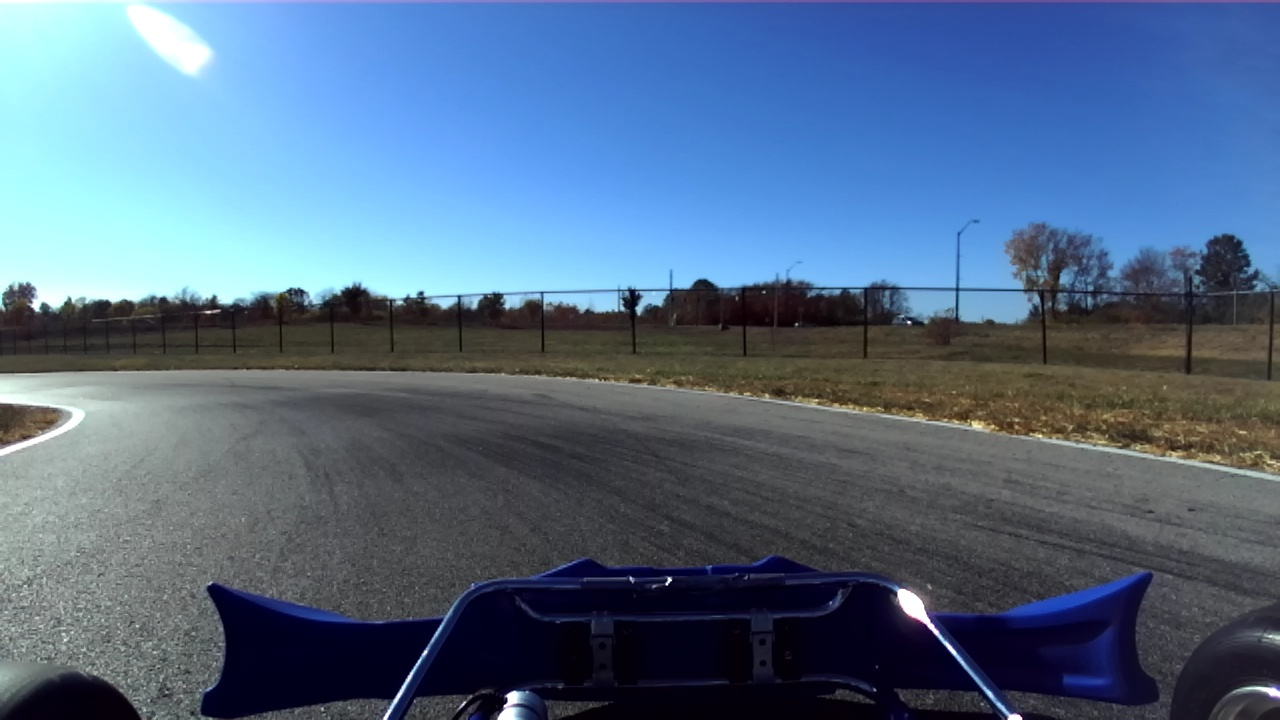
#> input picture images/img (1037).jpg, 1280 x 720 px, given in place of the camera
$ python test.py   (older library calls are emulated)
#> lines starting #> are read from the running program, lines starting #| are printed output that depends on the picture; after the words box and inside, x2 and y2 are one past the last pixel; in counts of white or black regions, pixels touching at a corner belong together
#> further down, img is the input picture: shape (720, 1280, 3); mean B, G, R 134.3, 107.3, 83.6
### parts/lane_detect.py
import cv2
import numpy as np
from math import factorial

class LaneDetect():
    def __init__(self):
        self.blockSizeGaus = 117
        self.constantGaus = -17
        self.closing_iterations = 1
        self.kernel_size = 3
        self.waitTime = 0
        # self.img_count = 0
        self.crop_top = 350
        self.crop_bottom = 550
        # self.image = inImage
        # self.depth = inDepth

    def normalize_path_length(self, points):
            """
            Returns a list of the normalized path length of the points.
            """
            path_length = [0]
            x, y = points[:,0], points[:,1]

            # calculate the path length
            for i in range(1, len(points)):
                path_length.append(np.sqrt((x[i] - x[i - 1])**2 + (y[i] - y[i - 1])**2) + path_length[i - 1])

            # normalize the path length
            # computes the percentage of path length at each point
            pct_len = []
            for i in range(len(path_length)):
                if (path_length[i] == 0):
                    pct_len.append(0.01)
                    continue
                pct_len.append(path_length[i] / path_length[-1])

            return pct_len

    def get_bezier(self, points):
        """
        Returns the control points of a bezier curve.
        """
        num_points = len(points)

        x, y = points[:,0], points[:,1]

        # bezier matrix for a cubic curve
        bezier_matrix = np.array([[-1, 3, -3, 1,], [3, -6, 3, 0], [-3, 3, 0, 0], [1, 0, 0, 0]])
        bezier_inverse = np.linalg.inv(bezier_matrix)

        normalized_length = self.normalize_path_length(points)

        points_matrix = np.zeros((num_points, 4))

        for i in range(num_points):
            points_matrix[i] = [normalized_length[i]**3, normalized_length[i]**2, normalized_length[i], 1]

        points_transpose = points_matrix.transpose()
        square_points = np.matmul(points_transpose, points_matrix)

        square_inverse = np.zeros_like(square_points)

        if (np.linalg.det(square_points) == 0):
            print("Uninvertible matrix")
            square_inverse = np.linalg.pinv(square_points)
        else:
            square_inverse = np.linalg.inv(square_points)

        # solve for the solution matrix
        solution = np.matmul(np.matmul(bezier_inverse, square_inverse), points_transpose)

        # solve for the control points
        control_points_x = np.matmul(solution, x)
        control_points_y = np.matmul(solution, y)

        return list(zip(control_points_x, control_points_y))

    def comb(self, n, k):
        """
        Returns the combination of n choose k.
        """
        return factorial(n) / factorial(k) / factorial(n - k)

    def plot_bezier(self, t, cp):
        """
        Plots a bezier curve.
        t is the time values for the curve.
        cp is the control points of the curve.
        return is a tuple of the x and y values of the curve.
        """
        cp = np.array(cp)
        num_points, d = np.shape(cp)   # Number of points, Dimension of points
        num_points = num_points - 1
        curve = np.zeros((len(t), d))

        for i in range(num_points+1):
            # Bernstein polynomial
            val = self.comb(num_points,i) * t**i * (1.0-t)**(num_points-i)
            curve += np.outer(val, cp[i])

        return curve

    def get_bezier_curve(self, contour, x_shift):
        contour_points = np.transpose(np.nonzero(contour))[0::8]
        control_points = np.array(self.get_bezier(contour_points))
        t = np.linspace(0, 1, 40)
        curve = self.plot_bezier(t, control_points)
        curve = np.flip(curve, axis=1)
        curve[:,0] += x_shift
        return curve

    # [32 lines left out: functions draw_bezier_curve, get_midpoint_control, not called in this run]


    def find_two_largest_contours(self, contours):
        """
        Returns the two largest contours in the list of contours.
        """
        largest_contours = sorted(contours, key=cv2.contourArea, reverse=True)[:2]
        return largest_contours

    def crop_to_contour(self, img, contour):
        """
        Returns an image cropped to the contour.
        """
        x,y,w,h = cv2.boundingRect(contour)
        rect = np.intp(cv2.boxPoints(cv2.minAreaRect(contour)))
        crop = img[y:y+h, x:x+w]
        mask = np.zeros_like(crop)
        rect = rect - np.array([x, y])
        cv2.drawContours(mask,[rect], 0, 255, -1)
        # cv2.imshow("mask", mask)
        return cv2.bitwise_and(crop, mask)
    def kernelx(self, x):
        """
        Returns a square kernel of size x by x.
        """
        return np.ones((x,x),np.uint8)

    def gaussian_threshold(self, img, blockSize, constant):
        """
        Returns an image thresholded using adaptive gaussian thresholding.
        """
        return cv2.adaptiveThreshold(img,255,cv2.ADAPTIVE_THRESH_GAUSSIAN_C,\
                    cv2.THRESH_BINARY,blockSize,constant)

    def crop_image_top(self, img):
        """
        Returns an image cropped from the top.
        """
        rows, cols = img.shape[:2]
        return img[self.crop_top:self.crop_bottom, 0:cols]

    # [12 lines left out: function convert_to_real, not called in this run]

    def run(self, in_image_rgb, in_image_depth, in_img_params):
        # img_normal = cv2.imread(f'imgs/img_{self.img_count}.jpg')
        # img_normal = self.conn.root.get_rgb_frame()
#> called with in_image_depth = 0, in_img_params = 0
        img_normal = in_image_rgb
        # img_depth = self.conn.root.get_depth_frame()
        img_depth = in_image_depth
        img_params = in_img_params

        # cv2.imshow("first img normal", img_normal)
        img = cv2.cvtColor(img_normal, cv2.COLOR_BGR2GRAY)
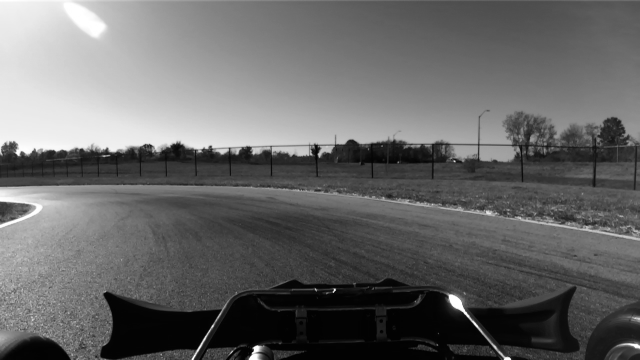
#> img: shape (720, 1280) (shown at 1/2 size); min 1, max 255, mean 103.2
        #img = cv2.medianBlur(img,5)

        # Crop image to reduce value range and remove sky/background
        cropped_image = self.crop_image_top(img)
        # cv2.imshow("cropped", cropped_image)
        img_normal = cv2.cvtColor(img_normal, cv2.COLOR_BGR2RGB)
        # Gaussian Thresholding
        gaussian = self.gaussian_threshold(cropped_image, self.blockSizeGaus, self.constantGaus)

        opening = cv2.morphologyEx(gaussian,cv2.MORPH_OPEN, self.kernelx(self.kernel_size), iterations = self.closing_iterations)
#> opening: shape (200, 1280); 6.7% white; 63 white regions (34 under 20 px), largest, box (x1, y1, x2, y2) and area: (0, 20, 750, 107) 11786, (1018, 83, 1280, 131) 1811, (752, 44, 995, 83) 1526
        openclose = cv2.morphologyEx(opening, cv2.MORPH_CLOSE, self.kernelx(self.kernel_size), iterations = self.closing_iterations)
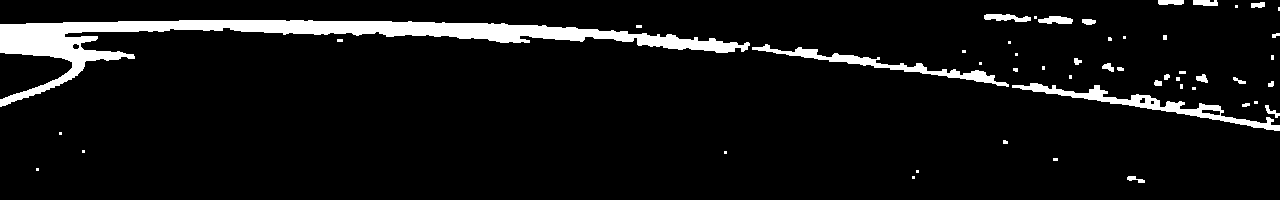
#> openclose: shape (200, 1280); 6.8% white; 50 white regions (27 under 20 px), largest, box (x1, y1, x2, y2) and area: (0, 20, 750, 107) 11966, (1012, 83, 1280, 131) 2080, (752, 44, 1009, 87) 1636


        linesP2 = cv2.HoughLinesP(openclose, 1, np.pi / 180, 50, None, minLineLength=60, maxLineGap=40)
#> linesP2 = 77 rows, first 6: [0, 24, 675, 36], [0, 25, 714, 38], [63, 22, 627, 32], [241, 31, 715, 40], [26, 23, 671, 34], [746, 42, 1279, 127]
        lines = np.zeros_like(openclose) #cv2.cvtColor(np.zeros_like(openclose), cv2.COLOR_GRAY2BGR)

        if linesP2 is not None:
            for i in range(0, len(linesP2)):
                l = linesP2[i][0]
                cv2.line(lines, (l[0], l[1]), (l[2], l[3]), (255, 255, 255), 3, cv2.LINE_AA)
#> this loop made 77 passes

        special_kernel = np.array([[0, 1, 1, 1, 0], [0, 1, 1, 1, 0], [0, 1, 1, 1, 0], [0, 1, 1, 1, 0], [0, 1, 1, 1, 0]], np.uint8)

        ret, lines = cv2.threshold(lines, 127, 255, cv2.THRESH_BINARY)
#> lines: shape (200, 1280); 10.2% white; 5 white regions, box (x1, y1, x2, y2) and area: (0, 18, 1280, 131) 23023, (982, 12, 1098, 27) 1047, (1162, 72, 1275, 89) 741, (1156, 0, 1280, 10) 731, (1072, 56, 1185, 90) 618
        lines = cv2.dilate(lines, special_kernel, iterations = 1)
#> lines: shape (200, 1280); 13.3% white; 4 white regions, box (x1, y1, x2, y2) and area: (0, 16, 1280, 133) 29077, (1071, 54, 1276, 92) 2363, (981, 10, 1099, 29) 1551, (1155, 0, 1280, 12) 1101
        lines_dilated = cv2.bitwise_or(lines, openclose)
#> lines_dilated: shape (200, 1280); 13.5% white; 31 white regions (22 under 20 px), largest, box (x1, y1, x2, y2) and area: (0, 16, 1280, 133) 29095, (1071, 54, 1276, 92) 2370, (981, 10, 1099, 29) 1551
        # cv2.imshow("OpenCLoselines", lines)

        open_open = cv2.morphologyEx(lines_dilated, cv2.MORPH_OPEN, self.kernelx(3), iterations = 2)
#> open_open: shape (200, 1280); 13.3% white; 4 white regions, box (x1, y1, x2, y2) and area: (0, 16, 1280, 133) 29091, (1071, 54, 1276, 92) 2370, (981, 10, 1099, 29) 1551, (1155, 0, 1280, 12) 1101
        # cv2.imshow("OpenOpen", open_open)

        sobel1 = cv2.Sobel(open_open, cv2.CV_8UC1, 1, 0, ksize=3)
#> sobel1: shape (200, 1280); 0.51% white in thin lines or dots, all inside (x1, y1, x2, y2) = (1, 0, 1275, 134)

        contours_open_open,_ = cv2.findContours(open_open, cv2.RETR_EXTERNAL, cv2.CHAIN_APPROX_NONE)
#> contours_open_open = 4 contours; box (x1, y1, x2, y2) and area: (0, 16, 1280, 133) 27657, (1071, 54, 1276, 92) 2148, (981, 10, 1099, 29) 1427, (1155, 0, 1280, 12) 970
        # cpy_img = cropped_image.copy()

        if len(contours_open_open) >= 1:
            cv2.drawContours(cropped_image, contours_open_open, -1, (0,255,0), 5)
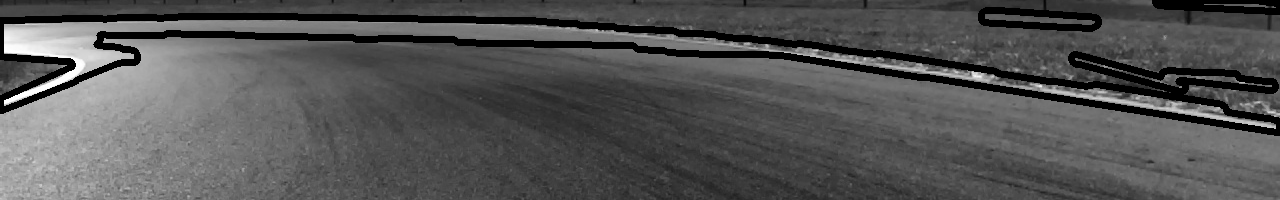
#> cropped_image: shape (200, 1280); min 0, max 255, mean 84.3
            for contour in contours_open_open:
                #print(cv2.contourArea(contour))
                x,y,w,h = cv2.boundingRect(contour)
                #print("X: " , x , "\tY: ", y, "\tW: " , w ,"\tH: ", h)
                cv2.rectangle(cropped_image, (x,y), (x+w,y+h), (0,0,255), 1)

                centroid, dimensions, angle = cv2.minAreaRect(contour)
#> this loop made 4 passes
#> (x, y, w, h, centroid, dimensions, angle) on passes 1 to 4: (1071, 54, 205, 38, (1172.3, 77.79), (24.64, 206.4), -83.19), (0, 16, 1280, 117, (639.6, 71.43), (99.22, 1280.7), -89.01), (981, 10, 118, 19, (1039.5, 19.03), (13.86, 117.4), -86.63), (1155, 0, 125, 12, (1217.1, 3.39), (10.65, 124.4), -87.27)
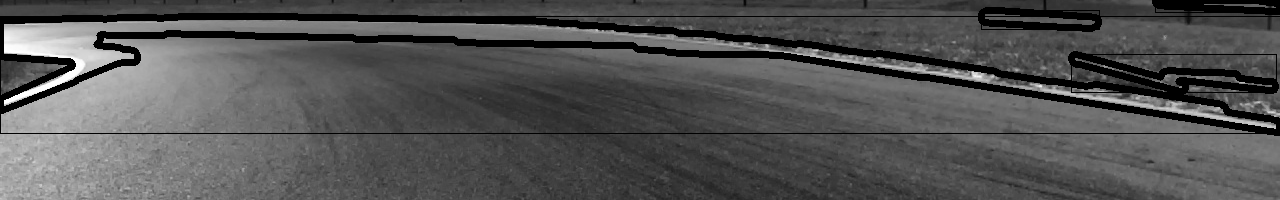
#> cropped_image: shape (200, 1280); 1.03% of pixels changed, all inside (x1, y1, x2, y2) = (0, 8, 1280, 134)
                # [5 lines of commented-out code are left out]

        largest = self.find_two_largest_contours(contours_open_open)
#> in find_two_largest_contours, `largest_contours = sorted(contours, key=cv2.contourArea, reverse=True)..`: largest_contours = 2 contours; box (x1, y1, x2, y2) and area: (0, 16, 1280, 133) 27657, (1071, 54, 1276, 92) 2148
#> largest has the same summary as largest_contours in find_two_largest_contours

        if len(largest) == 0:
            return np.array([0,0]), img_normal

        contour1 = self.crop_to_contour(sobel1, largest[0])
#> in crop_to_contour, `x,y,w,h = cv2.boundingRect(contour)`: x = 0; y = 16; w = 1280; h = 117
#> in crop_to_contour, `rect = np.intp(cv2.boxPoints(cv2.minAreaRect(contour)))`: rect = [[1278, 132], [-1, 109], [0, 10], [1280, 32]]
#> in crop_to_contour, `crop = img[y:y+h, x:x+w]`:
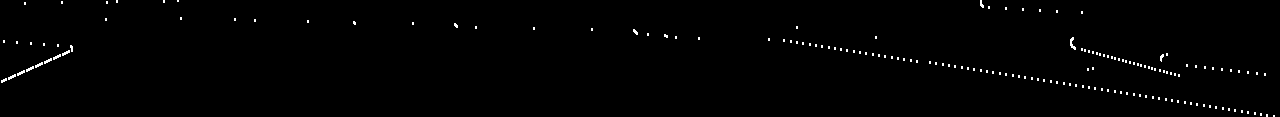
#> crop: shape (117, 1280); 0.82% white in thin lines or dots
#> in crop_to_contour, `rect = rect - np.array([x, y])`: rect = [[1278, 116], [-1, 93], [0, -6], [1280, 16]]
#> in crop_to_contour, `cv2.drawContours(mask,[rect], 0, 255, -1)`:
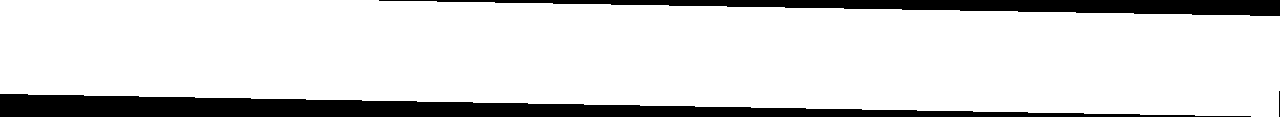
#> mask: shape (117, 1280); 85.2% white; 3 black regions, box (x1, y1, x2, y2) and area: (0, 94, 1251, 117) 14709, (379, 0, 1280, 16) 7448, (1279, 91, 1280, 117) 26
        if len(largest) == 1:
            print("Only one contour")
            curve1 = self.get_bezier_curve(contour1, cv2.boundingRect(largest[0])[0])
            return curve1, img_normal

        contour2 = self.crop_to_contour(sobel1, largest[1])
#> in crop_to_contour (call 2), `x,y,w,h = cv2.boundingRect(contour)`: x = 1071; y = 54; w = 205; h = 38
#> in crop_to_contour (call 2), `rect = np.intp(cv2.boxPoints(cv2.minAreaRect(contour)))`: rect = [[1273, 102], [1068, 77], [1071, 53], [1276, 77]]
#> in crop_to_contour (call 2), `rect = rect - np.array([x, y])`: rect = [[202, 48], [-3, 23], [0, -1], [205, 23]]
#> in crop_to_contour (call 2), `return cv2.bitwise_and(crop, mask)`:
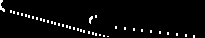
#> returned value: shape (38, 205); 3.4% white in thin lines or dots

        curve1 = self.get_bezier_curve(contour1, cv2.boundingRect(largest[0])[0])
#> in get_bezier_curve, `contour_points = np.transpose(np.nonzero(contour))[0::8]`: contour_points = 147 pairs, first value 0 to 116, second value 2 to 1267
#> in get_bezier, `num_points = len(points)`: num_points = 147
#> in get_bezier, `x, y = points[:,0], points[:,1]`: x = 147 values from 0 to 116; y = 147 values, max 1267 at index 145, min 2 at index 119, mean 761.6
#> in normalize_path_length, `x, y = points[:,0], points[:,1]`: x = 147 values from 0 to 116
#> the loop in normalize_path_length, `for i in range(1, len(points)):` made 146 passes
#> after the loop in normalize_path_length, `for i in range(1, len(points)):`: path_length = 147 values from 0 to 64587.9
#> the loop in normalize_path_length, `for i in range(len(path_length)):` made 147 passes
#> after the loop in normalize_path_length, `for i in range(len(path_length)):`: pct_len = 147 values, max 1 at index 146, min 0.000156 at index 1, mean 0.534
#> in get_bezier, `normalized_length = self.normalize_path_length(points)`: normalized_length has the same summary as pct_len in normalize_path_length
#> in get_bezier, `points_matrix = np.zeros((num_points, 4))`: points_matrix = 147 rows, first 6: [0, 0, 0, 0], [0, 0, 0, 0], [0, 0, 0, 0], [0, 0, 0, 0], [0, 0, 0, 0], [0, 0, 0, 0]
#> after the loop in get_bezier, `for i in range(num_points):`: points_matrix = 147 rows, first 6: [1e-06, 0.0001, 0.01, 1], [3.77e-12, 2.42e-08, 0.000156, 1], [2.9e-09, 2.03e-06, 0.00143, 1], [4.58e-08, 1.28e-05, 0.00358, 1], [1.88e-07, 3.28e-05, 0.00573, 1], [3.43e-07, 4.9e-05, 0.007, 1]
#> in get_bezier, `square_points = np.matmul(points_transpose, points_matrix)`: square_points = [[42.04, 44.81, 48.51, 53.78], [44.81, 48.51, 53.78, 62.13], [48.51, 53.78, 62.13, 78.43], [53.78, 62.13, 78.43, 147]]
#> in get_bezier, `square_inverse = np.zeros_like(square_points)`: square_inverse = [[0, 0, 0, 0], [0, 0, 0, 0], [0, 0, 0, 0], [0, 0, 0, 0]]
#> in get_bezier, `square_inverse = np.linalg.inv(square_points)`: square_inverse = [[12.15, -18.56, 7.02, -0.345], [-18.56, 29.15, -11.53, 0.623], [7.02, -11.53, 4.93, -0.323], [-0.345, 0.623, -0.323, 0.0422]]
#> in get_bezier, `control_points_x = np.matmul(solution, x)`: control_points_x = [21.23, 95.14, 26.11, 96.71]
#> in get_bezier, `control_points_y = np.matmul(solution, y)`: control_points_y = [432.8, 1016, 438.8, 1069.6]
#> in get_bezier_curve, `control_points = np.array(self.get_bezier(contour_points))`: control_points = [[21.23, 432.8], [95.14, 1016], [26.11, 438.8], [96.71, 1069.6]]
#> in get_bezier_curve, `t = np.linspace(0, 1, 40)`: t = 40 values from 0 to 1
#> in plot_bezier, `cp = np.array(cp)`: cp has the same summary as control_points in get_bezier_curve
#> in plot_bezier, `curve = np.zeros((len(t), d))`: curve = 40 pairs, first value 0 to 0, second value 0 to 0
#> after the loop in plot_bezier, `for i in range(num_points+1):`: curve = 40 pairs, first value 21.23 to 96.71, second value 432.8 to 1069.6
#> in get_bezier_curve, `curve = np.flip(curve, axis=1)`: curve = 40 pairs, first value 432.8 to 1069.6, second value 21.23 to 96.71
#> curve1 has the same summary as curve in get_bezier_curve
        curve2 = self.get_bezier_curve(contour2, cv2.boundingRect(largest[1])[0])
#> the loop in normalize_path_length (call 2), `for i in range(1, len(points)):` made 33 passes
#> the loop in normalize_path_length (call 2), `for i in range(len(path_length)):` made 34 passes
#> in get_bezier (call 2), `points_matrix = np.zeros((num_points, 4))`: points_matrix = 34 rows, first 6: [0, 0, 0, 0], [0, 0, 0, 0], [0, 0, 0, 0], [0, 0, 0, 0], [0, 0, 0, 0], [0, 0, 0, 0]
#> after the loop in get_bezier (call 2), `for i in range(num_points):`: points_matrix = 34 rows, first 6: [1e-06, 0.0001, 0.01, 1], [5.06e-08, 1.37e-05, 0.0037, 1], [9.96e-07, 9.97e-05, 0.00999, 1], [2.07e-06, 0.000162, 0.0127, 1], [1.37e-05, 0.000572, 0.0239, 1], [3.47e-05, 0.00106, 0.0326, 1]
#> curve2 = 40 pairs, first value 1073 to 1252.5, second value 7.5 to 36.07


        midpoint_line = (curve1 + curve2) / 2
#> midpoint_line = 40 pairs, first value 752.9 to 1161, second value 14.37 to 66.39

        height_adjust_midpoint_line = midpoint_line.copy()
#> height_adjust_midpoint_line has the same summary as midpoint_line

        height_adjust_midpoint_line[:, 1] += self.crop_top


        cv2.polylines(img_normal, [np.int32(height_adjust_midpoint_line )], isClosed=False, color=(255, 255, 255), thickness=2)
        # cv2.imshow("test", img_normal)
        # cv2.waitKey(10)


        return midpoint_line, img_normal

### test.py
import cv2
from parts.lane_detect import LaneDetect

# [10 lines of commented-out code are left out]


cap = cv2.VideoCapture(0)
detector = LaneDetect()

while True:
    ret, img = cap.read()

    if not ret:  # Check if the frame was captured successfully
        print("Error: Failed to capture image")
        break

    img_rgb = cv2.cvtColor(img, cv2.COLOR_BGR2RGB)
    midpoint_line, img_normal = detector.run(img,0,0)


    # Display the frame
    cv2.imshow("Webcam Feed", img_normal)

    # Break the loop if 'q' is pressed
    if cv2.waitKey(1) & 0xFF == ord('q'):
#> (key q is pressed here)
        break

# Release the webcam and close windows
cap.release()
cv2.destroyAllWindows()
